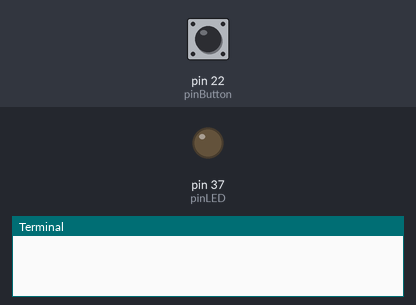
Bench run of a program on a simulated Raspberry Pi (header pin numbers). Shown: output pins drawn as LEDs (lit = HIGH), the last lines printed to the terminal. The inputs (shaded band) are chosen by the test bench; at power-on: pin 22 (pinButton) HIGH.

Above: at 1.2 s.
1.3 s: pin 22 (pinButton) pulled LOW for 0.15 s
At 2.0 s:
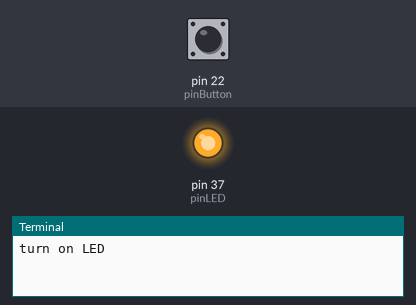
2.9 s: pin 22 (pinButton) pulled LOW for 1 s
At 4.5 s:
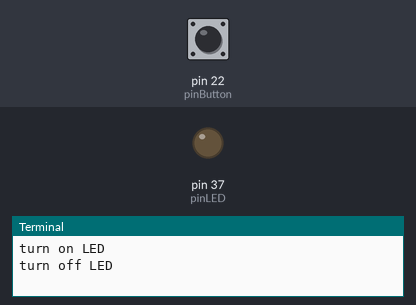
5.4 s: pin 22 (pinButton) pulled LOW for 3.2 s
At 9.3 s:
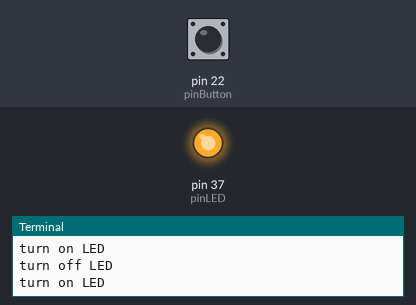
Timing chart, 0 to 10.8 s (numbered marks = the images above; inputs shaded):
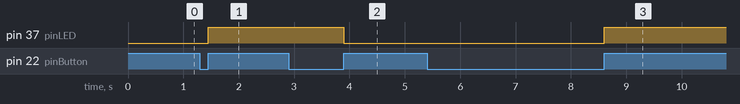

The program:

practiceE.py
```python
import RPi.GPIO as GPIO
from time import sleep

GPIO.setwarnings(False)
GPIO.setmode(GPIO.BOARD)

pinButton = 22
pinLED = 37

GPIO.setup(pinButton,GPIO.IN,pull_up_down = GPIO.PUD_UP)
GPIO.setup(pinLED,GPIO.OUT)

pinStatus = 0
GPIO.add_event_detect(pinButton,GPIO.RISING,bouncetime=200)

while True:
  if GPIO.event_detected(pinButton):
    pinStatus = (pinStatus+1)%2
    if pinStatus == 1:
      print('turn on LED')

    else:
      print('turn off LED')
    GPIO.output(pinLED,pinStatus)
GPIO.remove_event_detect(pinButton)

GPIO.cleanup()
```

Measured:
- after the input at 1.3 s, pin 37 (pinLED): LOW → HIGH after 0.15 s
- after the input at 2.9 s, pin 37 (pinLED): HIGH → LOW after 1.0 s
- after the input at 5.4 s, pin 37 (pinLED): LOW → HIGH after 3.2 s
